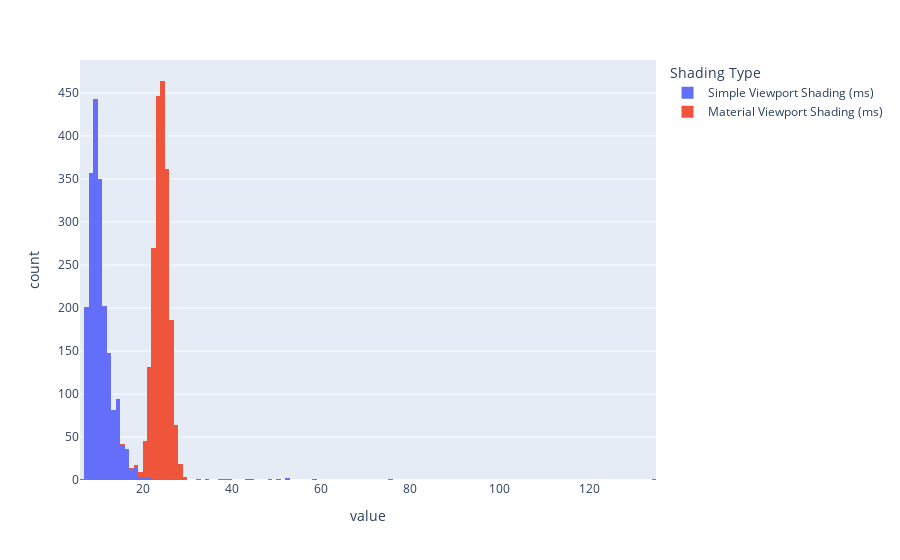

The code cell stored with this chart in its notebook:
### Code cell
fig6 = px.histogram(df)
fig6.update_layout(legend=dict(title='Shading Type'))
fig6.show()

### Figure 1 — Plotly figure (JSON) as saved in the notebook; plotly's stock layout.template omitted (floating-point values rounded to 4 significant figures; data arrays with more than 128 entries replaced by an {"elided": "..."} marker saying what was removed)
{"data": [{"alignmentgroup": "True", "bingroup": "x", "hovertemplate": "variable=Simple Viewport Shading (ms)<br>value=%{x}<br>count=%{y}<extra></extra>", "legendgroup": "Simple Viewport Shading (ms)", "marker": {"color": "#636efa", "pattern": {"shape": ""}}, "name": "Simple Viewport Shading (ms)", "offsetgroup": "Simple Viewport Shading (ms)", "orientation": "v", "showlegend": true, "type": "histogram", "x": {"elided": "2000 float values"}, "xaxis": "x", "yaxis": "y"}, {"alignmentgroup": "True", "bingroup": "x", "hovertemplate": "variable=Material Viewport Shading (ms)<br>value=%{x}<br>count=%{y}<extra></extra>", "legendgroup": "Material Viewport Shading (ms)", "marker": {"color": "#EF553B", "pattern": {"shape": ""}}, "name": "Material Viewport Shading (ms)", "offsetgroup": "Material Viewport Shading (ms)", "orientation": "v", "showlegend": true, "type": "histogram", "x": {"elided": "2000 float values"}, "xaxis": "x", "yaxis": "y"}], "layout": {"barmode": "relative", "legend": {"title": {"text": "Shading Type"}, "tracegroupgap": 0}, "margin": {"t": 60}, "xaxis": {"anchor": "y", "domain": [0, 1], "title": {"text": "value"}}, "yaxis": {"anchor": "x", "domain": [0, 1], "title": {"text": "count"}}}}
